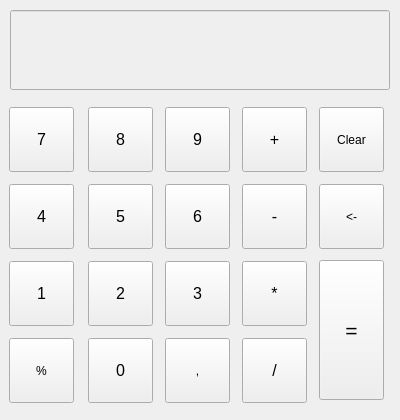
<?xml version="1.0" encoding="UTF-8"?>
<ui version="4.0">
 <class>Calculadora</class>
 <widget class="QMainWindow" name="Calculadora">
  <property name="geometry">
   <rect>
    <x>0</x>
    <y>0</y>
    <width>400</width>
    <height>420</height>
   </rect>
  </property>
  <property name="minimumSize">
   <size>
    <width>400</width>
    <height>400</height>
   </size>
  </property>
  <property name="maximumSize">
   <size>
    <width>400</width>
    <height>420</height>
   </size>
  </property>
  <property name="contextMenuPolicy">
   <enum>Qt::NoContextMenu</enum>
  </property>
  <property name="windowTitle">
   <string>Calculadora</string>
  </property>
  <widget class="QWidget" name="centralwidget">
   <widget class="QLineEdit" name="display">
    <property name="enabled">
     <bool>false</bool>
    </property>
    <property name="geometry">
     <rect>
      <x>10</x>
      <y>10</y>
      <width>380</width>
      <height>80</height>
     </rect>
    </property>
    <property name="minimumSize">
     <size>
      <width>380</width>
      <height>80</height>
     </size>
    </property>
    <property name="maximumSize">
     <size>
      <width>380</width>
      <height>80</height>
     </size>
    </property>
    <property name="font">
     <font>
      <pointsize>14</pointsize>
     </font>
    </property>
    <property name="mouseTracking">
     <bool>false</bool>
    </property>
    <property name="text">
     <string/>
    </property>
    <property name="readOnly">
     <bool>false</bool>
    </property>
    <property name="clearButtonEnabled">
     <bool>false</bool>
    </property>
   </widget>
   <widget class="QPushButton" name="btn7">
    <property name="geometry">
     <rect>
      <x>9</x>
      <y>107</y>
      <width>65</width>
      <height>65</height>
     </rect>
    </property>
    <property name="minimumSize">
     <size>
      <width>65</width>
      <height>65</height>
     </size>
    </property>
    <property name="maximumSize">
     <size>
      <width>65</width>
      <height>65</height>
     </size>
    </property>
    <property name="font">
     <font>
      <pointsize>12</pointsize>
     </font>
    </property>
    <property name="text">
     <string>7</string>
    </property>
   </widget>
   <widget class="QPushButton" name="btn8">
    <property name="geometry">
     <rect>
      <x>88</x>
      <y>107</y>
      <width>65</width>
      <height>65</height>
     </rect>
    </property>
    <property name="minimumSize">
     <size>
      <width>65</width>
      <height>65</height>
     </size>
    </property>
    <property name="maximumSize">
     <size>
      <width>65</width>
      <height>65</height>
     </size>
    </property>
    <property name="font">
     <font>
      <pointsize>12</pointsize>
     </font>
    </property>
    <property name="text">
     <string>8</string>
    </property>
   </widget>
   <widget class="QPushButton" name="btn9">
    <property name="geometry">
     <rect>
      <x>165</x>
      <y>107</y>
      <width>65</width>
      <height>65</height>
     </rect>
    </property>
    <property name="minimumSize">
     <size>
      <width>65</width>
      <height>65</height>
     </size>
    </property>
    <property name="maximumSize">
     <size>
      <width>65</width>
      <height>65</height>
     </size>
    </property>
    <property name="font">
     <font>
      <pointsize>12</pointsize>
     </font>
    </property>
    <property name="text">
     <string>9</string>
    </property>
   </widget>
   <widget class="QPushButton" name="btn4">
    <property name="geometry">
     <rect>
      <x>9</x>
      <y>184</y>
      <width>65</width>
      <height>65</height>
     </rect>
    </property>
    <property name="minimumSize">
     <size>
      <width>65</width>
      <height>65</height>
     </size>
    </property>
    <property name="maximumSize">
     <size>
      <width>65</width>
      <height>65</height>
     </size>
    </property>
    <property name="font">
     <font>
      <pointsize>12</pointsize>
     </font>
    </property>
    <property name="text">
     <string>4</string>
    </property>
   </widget>
   <widget class="QPushButton" name="btn5">
    <property name="geometry">
     <rect>
      <x>88</x>
      <y>184</y>
      <width>65</width>
      <height>65</height>
     </rect>
    </property>
    <property name="minimumSize">
     <size>
      <width>65</width>
      <height>65</height>
     </size>
    </property>
    <property name="maximumSize">
     <size>
      <width>65</width>
      <height>65</height>
     </size>
    </property>
    <property name="font">
     <font>
      <pointsize>12</pointsize>
     </font>
    </property>
    <property name="text">
     <string>5</string>
    </property>
   </widget>
   <widget class="QPushButton" name="btn6">
    <property name="geometry">
     <rect>
      <x>165</x>
      <y>184</y>
      <width>65</width>
      <height>65</height>
     </rect>
    </property>
    <property name="minimumSize">
     <size>
      <width>65</width>
      <height>65</height>
     </size>
    </property>
    <property name="maximumSize">
     <size>
      <width>65</width>
      <height>65</height>
     </size>
    </property>
    <property name="font">
     <font>
      <pointsize>12</pointsize>
     </font>
    </property>
    <property name="text">
     <string>6</string>
    </property>
   </widget>
   <widget class="QPushButton" name="btn1">
    <property name="geometry">
     <rect>
      <x>9</x>
      <y>261</y>
      <width>65</width>
      <height>65</height>
     </rect>
    </property>
    <property name="minimumSize">
     <size>
      <width>65</width>
      <height>65</height>
     </size>
    </property>
    <property name="maximumSize">
     <size>
      <width>65</width>
      <height>65</height>
     </size>
    </property>
    <property name="font">
     <font>
      <pointsize>12</pointsize>
     </font>
    </property>
    <property name="text">
     <string>1</string>
    </property>
   </widget>
   <widget class="QPushButton" name="btn2">
    <property name="geometry">
     <rect>
      <x>88</x>
      <y>261</y>
      <width>65</width>
      <height>65</height>
     </rect>
    </property>
    <property name="minimumSize">
     <size>
      <width>65</width>
      <height>65</height>
     </size>
    </property>
    <property name="maximumSize">
     <size>
      <width>65</width>
      <height>65</height>
     </size>
    </property>
    <property name="font">
     <font>
      <pointsize>12</pointsize>
     </font>
    </property>
    <property name="text">
     <string>2</string>
    </property>
   </widget>
   <widget class="QPushButton" name="btn3">
    <property name="geometry">
     <rect>
      <x>165</x>
      <y>261</y>
      <width>65</width>
      <height>65</height>
     </rect>
    </property>
    <property name="minimumSize">
     <size>
      <width>65</width>
      <height>65</height>
     </size>
    </property>
    <property name="maximumSize">
     <size>
      <width>65</width>
      <height>65</height>
     </size>
    </property>
    <property name="font">
     <font>
      <pointsize>12</pointsize>
     </font>
    </property>
    <property name="text">
     <string>3</string>
    </property>
   </widget>
   <widget class="QPushButton" name="btn_porcent">
    <property name="geometry">
     <rect>
      <x>9</x>
      <y>338</y>
      <width>65</width>
      <height>65</height>
     </rect>
    </property>
    <property name="minimumSize">
     <size>
      <width>65</width>
      <height>65</height>
     </size>
    </property>
    <property name="maximumSize">
     <size>
      <width>65</width>
      <height>65</height>
     </size>
    </property>
    <property name="font">
     <font>
      <pointsize>9</pointsize>
     </font>
    </property>
    <property name="text">
     <string>%</string>
    </property>
   </widget>
   <widget class="QPushButton" name="btn0">
    <property name="geometry">
     <rect>
      <x>88</x>
      <y>338</y>
      <width>65</width>
      <height>65</height>
     </rect>
    </property>
    <property name="minimumSize">
     <size>
      <width>65</width>
      <height>65</height>
     </size>
    </property>
    <property name="maximumSize">
     <size>
      <width>65</width>
      <height>65</height>
     </size>
    </property>
    <property name="font">
     <font>
      <pointsize>12</pointsize>
     </font>
    </property>
    <property name="text">
     <string>0</string>
    </property>
   </widget>
   <widget class="QPushButton" name="btn_virgula">
    <property name="geometry">
     <rect>
      <x>165</x>
      <y>338</y>
      <width>65</width>
      <height>65</height>
     </rect>
    </property>
    <property name="minimumSize">
     <size>
      <width>65</width>
      <height>65</height>
     </size>
    </property>
    <property name="maximumSize">
     <size>
      <width>65</width>
      <height>65</height>
     </size>
    </property>
    <property name="text">
     <string>,</string>
    </property>
   </widget>
   <widget class="QPushButton" name="btn_soma">
    <property name="geometry">
     <rect>
      <x>242</x>
      <y>107</y>
      <width>65</width>
      <height>65</height>
     </rect>
    </property>
    <property name="minimumSize">
     <size>
      <width>65</width>
      <height>65</height>
     </size>
    </property>
    <property name="maximumSize">
     <size>
      <width>65</width>
      <height>65</height>
     </size>
    </property>
    <property name="font">
     <font>
      <pointsize>12</pointsize>
     </font>
    </property>
    <property name="text">
     <string>+</string>
    </property>
   </widget>
   <widget class="QPushButton" name="btn_clear">
    <property name="geometry">
     <rect>
      <x>319</x>
      <y>107</y>
      <width>65</width>
      <height>65</height>
     </rect>
    </property>
    <property name="minimumSize">
     <size>
      <width>65</width>
      <height>65</height>
     </size>
    </property>
    <property name="maximumSize">
     <size>
      <width>65</width>
      <height>65</height>
     </size>
    </property>
    <property name="font">
     <font>
      <pointsize>9</pointsize>
     </font>
    </property>
    <property name="text">
     <string>Clear</string>
    </property>
   </widget>
   <widget class="QPushButton" name="btn_subtracao">
    <property name="geometry">
     <rect>
      <x>242</x>
      <y>184</y>
      <width>65</width>
      <height>65</height>
     </rect>
    </property>
    <property name="minimumSize">
     <size>
      <width>65</width>
      <height>65</height>
     </size>
    </property>
    <property name="maximumSize">
     <size>
      <width>65</width>
      <height>65</height>
     </size>
    </property>
    <property name="font">
     <font>
      <pointsize>12</pointsize>
     </font>
    </property>
    <property name="text">
     <string>-</string>
    </property>
   </widget>
   <widget class="QPushButton" name="btn_delete">
    <property name="geometry">
     <rect>
      <x>319</x>
      <y>184</y>
      <width>65</width>
      <height>65</height>
     </rect>
    </property>
    <property name="minimumSize">
     <size>
      <width>65</width>
      <height>65</height>
     </size>
    </property>
    <property name="maximumSize">
     <size>
      <width>65</width>
      <height>65</height>
     </size>
    </property>
    <property name="font">
     <font>
      <pointsize>9</pointsize>
     </font>
    </property>
    <property name="text">
     <string>&lt;-</string>
    </property>
   </widget>
   <widget class="QPushButton" name="btn_multiplicacao">
    <property name="geometry">
     <rect>
      <x>242</x>
      <y>261</y>
      <width>65</width>
      <height>65</height>
     </rect>
    </property>
    <property name="minimumSize">
     <size>
      <width>65</width>
      <height>65</height>
     </size>
    </property>
    <property name="maximumSize">
     <size>
      <width>65</width>
      <height>65</height>
     </size>
    </property>
    <property name="font">
     <font>
      <pointsize>12</pointsize>
     </font>
    </property>
    <property name="text">
     <string>*</string>
    </property>
   </widget>
   <widget class="QPushButton" name="btn_igual">
    <property name="geometry">
     <rect>
      <x>319</x>
      <y>260</y>
      <width>65</width>
      <height>140</height>
     </rect>
    </property>
    <property name="minimumSize">
     <size>
      <width>65</width>
      <height>140</height>
     </size>
    </property>
    <property name="maximumSize">
     <size>
      <width>65</width>
      <height>140</height>
     </size>
    </property>
    <property name="font">
     <font>
      <pointsize>16</pointsize>
     </font>
    </property>
    <property name="text">
     <string>=</string>
    </property>
   </widget>
   <widget class="QPushButton" name="btn_divisao">
    <property name="geometry">
     <rect>
      <x>242</x>
      <y>338</y>
      <width>65</width>
      <height>65</height>
     </rect>
    </property>
    <property name="minimumSize">
     <size>
      <width>65</width>
      <height>65</height>
     </size>
    </property>
    <property name="maximumSize">
     <size>
      <width>65</width>
      <height>65</height>
     </size>
    </property>
    <property name="font">
     <font>
      <pointsize>12</pointsize>
     </font>
    </property>
    <property name="text">
     <string>/</string>
    </property>
   </widget>
  </widget>
 </widget>
 <resources/>
 <connections/>
</ui>
